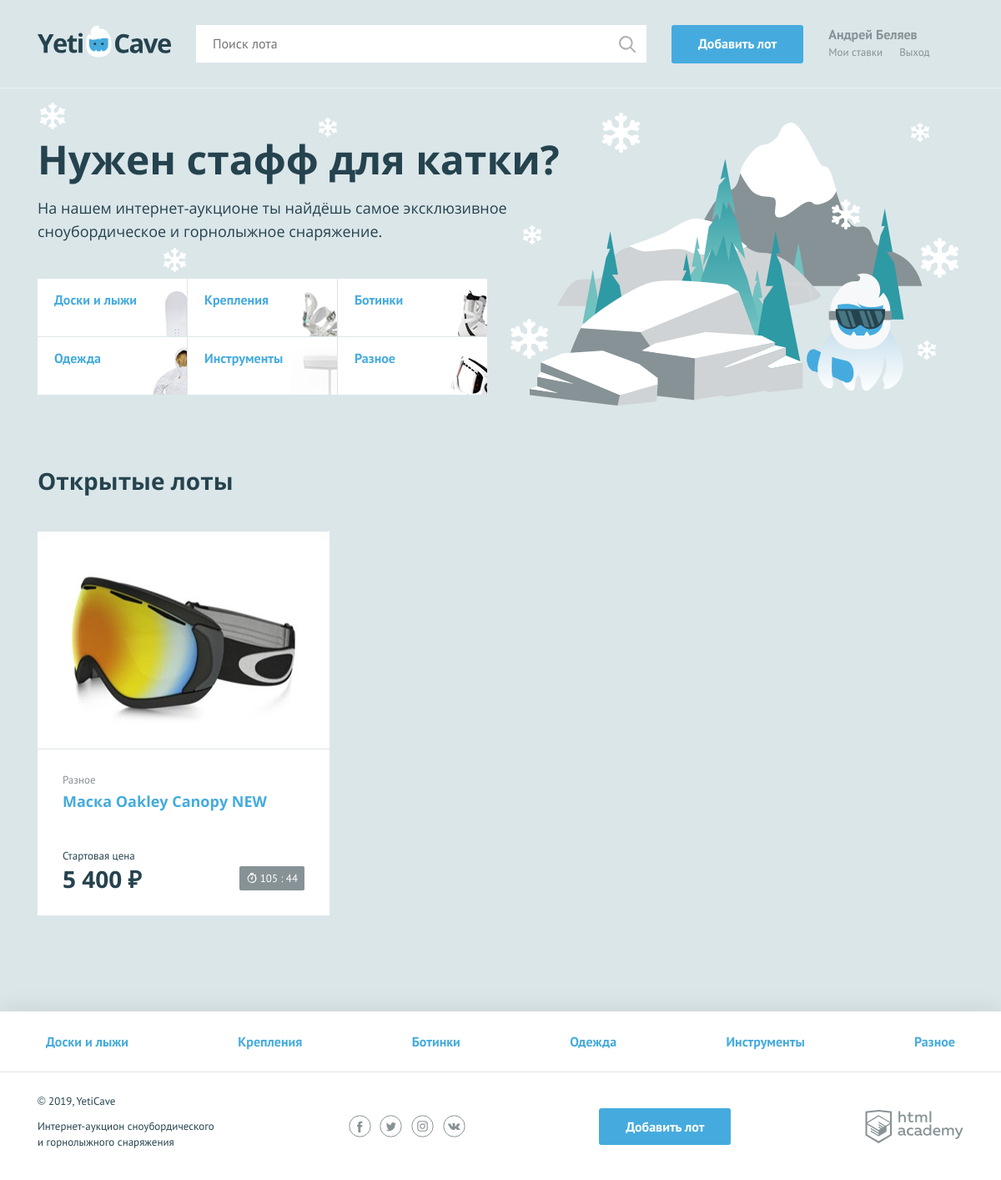
The page / on the database its author committed.
### tables this page shows
CREATE TABLE category (
  id INT AUTO_INCREMENT PRIMARY KEY,
  category_name VARCHAR(255) NOT NULL UNIQUE,
  code VARCHAR(128) NOT NULL UNIQUE
);

CREATE TABLE lot (
  id INT AUTO_INCREMENT PRIMARY KEY,
  author_id INT,
  winner_id INT,
  category_id INT,
  lot_name VARCHAR(255) NOT NULL,
  lot_desc TEXT,
  img_url VARCHAR(255),
  lot_price DECIMAL(10,2) NOT NULL,
  rate_step SMALLINT NOT NULL,
  date_add TIMESTAMP DEFAULT CURRENT_TIMESTAMP,
  date_exp TIMESTAMP DEFAULT CURRENT_TIMESTAMP,
  FOREIGN KEY (author_id) REFERENCES user(id),
  FOREIGN KEY (winner_id) REFERENCES user(id),
  FOREIGN KEY (category_id) REFERENCES category(id)
);

### func.php (called while the page is built, shortened)
<?php
function include_template($name, array $data = []) {
    $name = 'templates/' . $name;
    extract($data);
    require $name;
    $result = ob_get_clean();
    return $result;
}
function format_price(float $price): string
{
    return ceil($price) < 1000 ? ceil($price) . ' ₽' : number_format(ceil($price), 0, ',', ' ') . ' ₽';
}
function filter_xss($str) {
    return htmlspecialchars($str);
};
function get_time_interval($date) {
    $time_interval = strtotime($date) - time();
    return [
        'hh' => intdiv($time_interval, 3600),
        'mm' => 59 - date('i')
    ];
}

### config.php (called while the page is built)
<?php
$config = [
    'sitename' => 'Интернет-аукцион "YetiCave"',
];

### templates/main.php (the view)
<main class="container">
    <section class="promo">
        <h2 class="promo__title">Нужен стафф для катки?</h2>
        <p class="promo__text">На нашем интернет-аукционе ты найдёшь самое эксклюзивное сноубордическое и горнолыжное снаряжение.</p>
        <ul class="promo__list">
            <?php foreach($lots_categories as $category) : ?>
            <li class="promo__item promo__item--<?php print($category['code']) ?>">
                <a class="promo__link" href="pages/all-lots.html"><?php filter_xss(print($category['category_name'])); ?></a>
            </li>
            <?php endforeach; ?>
        </ul>
    </section>
    <section class="lots">
        <div class="lots__header">
            <h2>Открытые лоты</h2>
        </div>
        <ul class="lots__list">
            <?php foreach($lots as $lot) : ?>
            <li class="lots__item lot">
                <div class="lot__image">
                    <img src="<?= filter_xss($lot['img_url']) ?>" width="350" height="260" alt="">
                </div>
                <div class="lot__info">
                    <span class="lot__category"><?php filter_xss(print($lot['category_name'])); ?></span>
                    <h3 class="lot__title"><a class="text-link" href="lot.php?lot_id=<?php print($lot['id']); ?>"><?php filter_xss(print($lot['lot_name'])); ?></a></h3>
                    <div class="lot__state">
                        <div class="lot__rate">
                            <span class="lot__amount">Стартовая цена</span>
                            <span class="lot__cost"><?php filter_xss(print(format_price($lot['lot_price']))); ?></span>
                        </div>
                        <div class="lot__timer timer <?php if (get_time_interval($lot['date_exp'])['hh'] < 1) : ?>timer--finishing<?php endif; ?>">
                            <?php printf('%02d', get_time_interval($lot['date_exp'])['hh']); ?>
                            :
                            <?php printf('%02d', get_time_interval($lot['date_exp'])['mm']); ?>
                        </div>
                    </div>
                </div>
            </li>
            <?php endforeach; ?>
        </ul>
    </section>
</main>

### templates/layout.php (shortened to what this page needs)
<!DOCTYPE html>
<html lang="ru">
<head>
    <link href="../css/normalize.min.css" rel="stylesheet">
    <link href="../css/style.css" rel="stylesheet">
</head>
<body>
    <div class="page-wrapper">
        <header class="main-header">
            <div class="main-header__container container">
                <a class="main-header__logo">
                    <img src="../img/logo.svg" width="160" height="39" alt="Логотип компании YetiCave">
                </a>
                <form class="main-header__search" method="get" action="https://echo.htmlacademy.ru" autocomplete="off">
                    <input type="search" name="search" placeholder="Поиск лота">
                    <input class="main-header__search-btn" type="submit" name="find" value="Найти">
                </form>
                <a class="main-header__add-lot button" href="pages/add-lot.html">Добавить лот</a>
                <nav class="user-menu">
                    <?php if ($is_auth == 1) : ?>
                        <div class="user-menu__logged">
                            <p><?php print($user_name); ?></p>
                            <a class="user-menu__bets" href="pages/my-bets.html">Мои ставки</a>
                            <a class="user-menu__logout" href="#">Выход</a>
                        </div>
                    <?php endif; ?>
                </nav>
            </div>
        </header>
        <?= $main_content ?>
    </div>
    <footer class="main-footer">
        <nav class="nav">
            <ul class="nav__list container">
                <?php foreach ($lots_categories as $category) : ?>
                    <li class="nav__item">
                        <a href="pages/all-lots.html"><?php filter_xss(print($category['category_name'])); ?></a>
                    </li>
                <?php endforeach; ?>
            </ul>
        </nav>
        <div class="main-footer__bottom container">
            <div class="main-footer__copyright">
                <p>© 2019, YetiCave</p>
                <p>Интернет-аукцион сноубордического и горнолыжного снаряжения</p>
            </div>
            <div class="main-footer__social social">
                <a class="social__link social__link--facebook" href="#">
                </a>
                <a class="social__link social__link--twitter" href="#">
                </a>
                <a class="social__link social__link--instagram" href="#">
                </a>
                <a class="social__link social__link--vkontakte" href="#">
                </a>
            </div>
            <a class="main-footer__add-lot button" href="add-lot.html">Добавить лот</a>
            <div class="main-footer__developed-by">
                <a class="logo-academy" href="https://htmlacademy.ru/intensive/php">
                </a>
            </div>
        </div>
    </footer>
</body>
</html>

### index.php (shortened to what this page needs)
<?php
require_once('config.php');
require_once('db.php');
require_once('func.php');
$is_auth = rand(0, 1);
$user_name = 'Андрей Беляев';
$link = mysqli_connect($DB_HOST, $DB_USER, $DB_PASSWORD, $DB_NAME);
mysqli_set_charset($link, 'utf8');
$today = date('Y-m-d');
if (!$link) {
    $error = mysqli_connect_error();
    $main_content = include_template('error.php', ['error' => $error]);
    $layout_content = include_template('layout.php', [
        'main_content' => $main_content
    ]);
} else {
    $sql_category = 'SELECT code, category_name FROM category';
    $result_category = mysqli_query($link, $sql_category);
    $sql_lot = 'SELECT l.id, l.lot_name, l.lot_price, l.img_url, l.date_exp, c.category_name
                FROM lot l
                JOIN category c
                ON l.category_id = c.id
                WHERE l.date_exp >= ?';
    $stmt = mysqli_prepare($link, $sql_lot);
    mysqli_stmt_bind_param($stmt, 's', $today);
    mysqli_stmt_execute($stmt);
    $result_lots = mysqli_stmt_get_result($stmt);
    $lots_categories = mysqli_fetch_all($result_category, MYSQLI_ASSOC);
    $lots = mysqli_fetch_all($result_lots, MYSQLI_ASSOC);
    $main_content = include_template('main.php', [
        'lots_categories' => $lots_categories,
        'lots' => $lots]);
    $layout_content = include_template('layout.php', [
        'title' => $config['sitename'],
        'is_auth' => $is_auth,
        'user_name' => $user_name,
        'lots_categories' => $lots_categories,
        'main_content' => $main_content,
    ]);
}
print($layout_content);

### rows shown on the page
category: category_name "Доски и лыжи"
category: category_name "Крепления"
category: category_name "Ботинки"
category: category_name "Одежда"
category: category_name "Инструменты"
category: category_name "Разное"
lot: img_url (picture), category.category_name "Разное", lot_name "Маска Oakley Canopy NEW", lot_price "5 400 ₽", date_exp "105", date_exp "44"

### other values the page prints
$user_name "Андрей Беляев"
